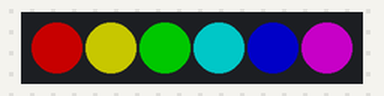
Simulated run of this sketch. Board: Arduino Uno, built for the host (arithmetic inside an expression is 32-bit, double 64-bit). Shown: 6 RGB LEDs in strip order, left to right. Dim RGB values are drawn brighter than linear.

Above: at 0.15 s.
At 5.01 s:
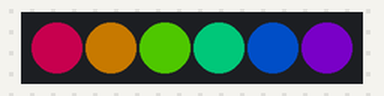
At 9.88 s:
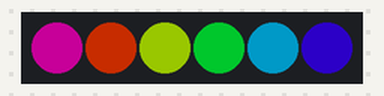
At 19.62 s:
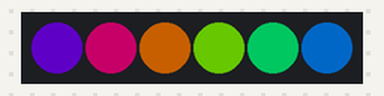
At 28.74 s:
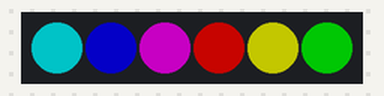
At 39.7 s:
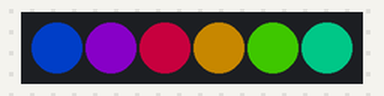
Timing chart, 0 to 40.0 s (numbered marks = the images above):
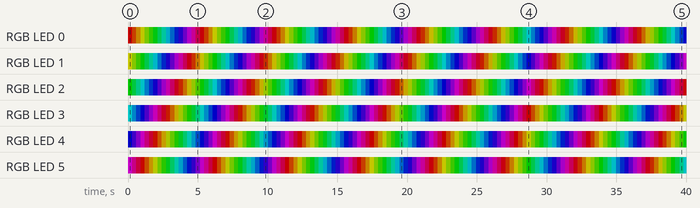

The sketch:

kawaii_neopixel.ino
```cpp
#include <Adafruit_NeoPixel.h>

#define PIN        PIN_PC2
#define NUMPIXELS  6
#define DELAYVAL   20  // Optimal for smoothness
#define VALUE      100 // Brightness

Adafruit_NeoPixel pixels(NUMPIXELS, PIN, NEO_GRB + NEO_KHZ800);

const uint16_t hueOffsets[6] = {0, 256, 512, 768, 1024, 1280};

uint32_t hsvToRgbSmooth(uint16_t h) {
    h %= 1536; // Wrap at 6*256
    uint8_t hueSegment = h >> 8; // 0-5
    uint8_t pos = h & 0xFF;     // Position in segment

    uint8_t r, g, b;
    switch(hueSegment) {
        case 0: r=255; g=pos; b=0; break;       // Red to Yellow
        case 1: r=255-pos; g=255; b=0; break;   // Yellow to Green
        case 2: r=0; g=255; b=pos; break;       // Green to Cyan
        case 3: r=0; g=255-pos; b=255; break;  // Cyan to Blue
        case 4: r=pos; g=0; b=255; break;      // Blue to Magenta
        default: r=255; g=0; b=255-pos; break; // Magenta to Red
    }

    // Apply brightness
    return pixels.Color(
        (r * VALUE) >> 8,
        (g * VALUE) >> 8,
        (b * VALUE) >> 8
    );
}

void setup() {
  pixels.begin();
  pixels.clear();
}

void loop() {
  static uint16_t hue = 0; // 16-bit for smoothness

  for(uint8_t i=0; i<NUMPIXELS; i++) {
    pixels.setPixelColor(i, hsvToRgbSmooth(hue + hueOffsets[i]));
  }

  pixels.show();
  hue += 6;
  delay(DELAYVAL);
}
```

Measured:
- by itself, RGB LED 0: off → RGB(99, 0, 0) at 0.00 s, → RGB(99, 32, 0) 0.30 s later, → RGB(99, 67, 0) 0.30 s later, → RGB(96, 99, 0) 0.30 s later, … (132 changes in this stretch)
- by itself, RGB LED 1: off → RGB(99, 99, 0) at 0.00 s, → RGB(66, 99, 0) 0.30 s later, → RGB(31, 99, 0) 0.30 s later, → RGB(0, 99, 3) 0.30 s later, … (132 changes in this stretch)
